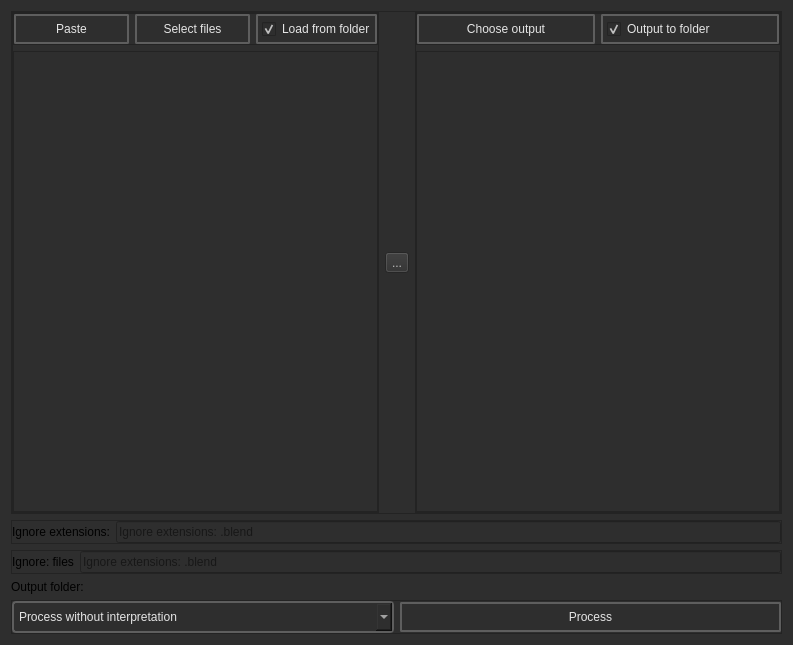
<?xml version="1.0" encoding="UTF-8"?>
<ui version="4.0">
 <class>BatchCreator_process_Dialog</class>
 <widget class="QDialog" name="BatchCreator_process_Dialog">
  <property name="geometry">
   <rect>
    <x>0</x>
    <y>0</y>
    <width>793</width>
    <height>645</height>
   </rect>
  </property>
  <property name="windowTitle">
   <string>Process options</string>
  </property>
  <property name="windowIcon">
   <iconset resource="../resources.qrc">
    <normaloff>:/icons/appicon.ico</normaloff>:/icons/appicon.ico</iconset>
  </property>
  <property name="styleSheet">
   <string notr="true">background-color: #2e2e2e;</string>
  </property>
  <layout class="QVBoxLayout" name="verticalLayout">
   <item>
    <widget class="QFrame" name="frame_4">
     <property name="frameShape">
      <enum>QFrame::Shape::StyledPanel</enum>
     </property>
     <property name="frameShadow">
      <enum>QFrame::Shadow::Raised</enum>
     </property>
     <layout class="QHBoxLayout" name="horizontalLayout">
      <property name="spacing">
       <number>6</number>
      </property>
      <property name="leftMargin">
       <number>0</number>
      </property>
      <property name="topMargin">
       <number>0</number>
      </property>
      <property name="rightMargin">
       <number>0</number>
      </property>
      <property name="bottomMargin">
       <number>0</number>
      </property>
      <item>
       <widget class="QFrame" name="frame_3">
        <property name="frameShape">
         <enum>QFrame::Shape::StyledPanel</enum>
        </property>
        <property name="frameShadow">
         <enum>QFrame::Shadow::Raised</enum>
        </property>
        <layout class="QVBoxLayout" name="verticalLayout_3">
         <property name="spacing">
          <number>6</number>
         </property>
         <property name="leftMargin">
          <number>0</number>
         </property>
         <property name="topMargin">
          <number>0</number>
         </property>
         <property name="rightMargin">
          <number>0</number>
         </property>
         <property name="bottomMargin">
          <number>0</number>
         </property>
         <item>
          <widget class="QFrame" name="frame_5">
           <property name="frameShape">
            <enum>QFrame::Shape::StyledPanel</enum>
           </property>
           <property name="frameShadow">
            <enum>QFrame::Shadow::Raised</enum>
           </property>
           <layout class="QHBoxLayout" name="horizontalLayout_3">
            <property name="leftMargin">
             <number>0</number>
            </property>
            <property name="topMargin">
             <number>0</number>
            </property>
            <property name="rightMargin">
             <number>0</number>
            </property>
            <property name="bottomMargin">
             <number>0</number>
            </property>
            <item>
             <widget class="QPushButton" name="paste_files_to_process_button">
              <property name="styleSheet">
               <string notr="true">    QPushButton {

        font: 580 9pt &quot;Segoe UI&quot;;
	

        border: 2px solid black;
        border-radius: 2px;
        border-color: rgba(94, 94, 94, 255);
        height:22px;
        padding-top: 2px;
        padding-bottom:2px;
        padding-left: 4px;
        padding-right: 4px;
        color: #e5e5e5;
        background-color: #2e2e2e;
    }
    QPushButton:hover {
        background-color: #515965;
        color: white;
    }
    QPushButton:pressed {
        background-color: red;
        background-color: #2e2e2e;
        margin: 1 px;
        margin-left: 2px;
        margin-right: 2px;

    }
QPushButton:disabled {
color: gray;
 background-color: #3d3d3d;
}</string>
              </property>
              <property name="text">
               <string>Paste</string>
              </property>
             </widget>
            </item>
            <item>
             <widget class="QPushButton" name="select_files_to_process_button">
              <property name="styleSheet">
               <string notr="true">    QPushButton {

        font: 580 9pt &quot;Segoe UI&quot;;
	

        border: 2px solid black;
        border-radius: 2px;
        border-color: rgba(94, 94, 94, 255);
        height:22px;
        padding-top: 2px;
        padding-bottom:2px;
        padding-left: 4px;
        padding-right: 4px;
        color: #e5e5e5;
        background-color: #2e2e2e;
    }
    QPushButton:hover {
        background-color: #515965;
        color: white;
    }
    QPushButton:pressed {
        background-color: red;
        background-color: #2e2e2e;
        margin: 1 px;
        margin-left: 2px;
        margin-right: 2px;

    }
QPushButton:disabled {
color: gray;
 background-color: #3d3d3d;
}</string>
              </property>
              <property name="text">
               <string>Select files</string>
              </property>
             </widget>
            </item>
            <item>
             <widget class="QCheckBox" name="load_from_the_folder_checkBox">
              <property name="focusPolicy">
               <enum>Qt::FocusPolicy::NoFocus</enum>
              </property>
              <property name="styleSheet">
               <string notr="true">QCheckBox {

        font: 580 10pt &quot;Segoe UI&quot;;

        border: 2px solid black;
        border-radius: 2px;
        border-color: rgba(94, 94, 94, 255);
        height:22px;
        padding-top: 2px;
        padding-bottom:2px;
        padding-left: 4px;
        padding-right: 4px;
        color: #e5e5e5;
        background-color: #2e2e2e;
    }
    QCheckBox:hover {
        background-color: #515965;
        color: white;
    }
    QCheckBox:pressed {

    }

QCheckBox:disabled {
color: gray;
 background-color: #3d3d3d;
}</string>
              </property>
              <property name="text">
               <string>Load from folder</string>
              </property>
              <property name="iconSize">
               <size>
                <width>20</width>
                <height>20</height>
               </size>
              </property>
              <property name="checked">
               <bool>true</bool>
              </property>
             </widget>
            </item>
           </layout>
          </widget>
         </item>
         <item>
          <widget class="QListWidget" name="Input_files_preview_scrollarea">
           <property name="alternatingRowColors">
            <bool>true</bool>
           </property>
           <property name="selectionMode">
            <enum>QAbstractItemView::SelectionMode::ContiguousSelection</enum>
           </property>
          </widget>
         </item>
        </layout>
       </widget>
      </item>
      <item>
       <widget class="QToolButton" name="toolButton">
        <property name="enabled">
         <bool>false</bool>
        </property>
        <property name="text">
         <string>...</string>
        </property>
        <property name="icon">
         <iconset resource="../resources.qrc">
          <normaloff>:/icons/arrow_forward_24dp.svg</normaloff>:/icons/arrow_forward_24dp.svg</iconset>
        </property>
        <property name="iconSize">
         <size>
          <width>16</width>
          <height>16</height>
         </size>
        </property>
       </widget>
      </item>
      <item>
       <widget class="QFrame" name="frame_2">
        <property name="frameShape">
         <enum>QFrame::Shape::StyledPanel</enum>
        </property>
        <property name="frameShadow">
         <enum>QFrame::Shadow::Raised</enum>
        </property>
        <layout class="QVBoxLayout" name="verticalLayout_2">
         <property name="leftMargin">
          <number>0</number>
         </property>
         <property name="topMargin">
          <number>0</number>
         </property>
         <property name="rightMargin">
          <number>0</number>
         </property>
         <property name="bottomMargin">
          <number>0</number>
         </property>
         <item>
          <widget class="QFrame" name="frame_6">
           <property name="frameShape">
            <enum>QFrame::Shape::StyledPanel</enum>
           </property>
           <property name="frameShadow">
            <enum>QFrame::Shadow::Raised</enum>
           </property>
           <layout class="QHBoxLayout" name="horizontalLayout_4">
            <property name="leftMargin">
             <number>0</number>
            </property>
            <property name="topMargin">
             <number>0</number>
            </property>
            <property name="rightMargin">
             <number>0</number>
            </property>
            <property name="bottomMargin">
             <number>0</number>
            </property>
            <item>
             <widget class="QPushButton" name="choose_output_button">
              <property name="styleSheet">
               <string notr="true">    QPushButton {

        font: 580 9pt &quot;Segoe UI&quot;;
	

        border: 2px solid black;
        border-radius: 2px;
        border-color: rgba(94, 94, 94, 255);
        height:22px;
        padding-top: 2px;
        padding-bottom:2px;
        padding-left: 4px;
        padding-right: 4px;
        color: #e5e5e5;
        background-color: #2e2e2e;
    }
    QPushButton:hover {
        background-color: #515965;
        color: white;
    }
    QPushButton:pressed {
        background-color: red;
        background-color: #2e2e2e;
        margin: 1 px;
        margin-left: 2px;
        margin-right: 2px;

    }
QPushButton:disabled {
color: gray;
 background-color: #3d3d3d;
}</string>
              </property>
              <property name="text">
               <string>Choose output</string>
              </property>
             </widget>
            </item>
            <item>
             <widget class="QCheckBox" name="output_to_the_folder_checkBox">
              <property name="styleSheet">
               <string notr="true">QCheckBox {

        font: 580 10pt &quot;Segoe UI&quot;;

        border: 2px solid black;
        border-radius: 2px;
        border-color: rgba(94, 94, 94, 255);
        height:22px;
        padding-top: 2px;
        padding-bottom:2px;
        padding-left: 4px;
        padding-right: 4px;
        color: #e5e5e5;
        background-color: #2e2e2e;
    }
    QCheckBox:hover {
        background-color: #515965;
        color: white;
    }
    QCheckBox:pressed {

    }

QCheckBox:disabled {
color: gray;
 background-color: #3d3d3d;
}</string>
              </property>
              <property name="text">
               <string>Output to folder</string>
              </property>
              <property name="iconSize">
               <size>
                <width>20</width>
                <height>20</height>
               </size>
              </property>
              <property name="checked">
               <bool>true</bool>
              </property>
             </widget>
            </item>
           </layout>
          </widget>
         </item>
         <item>
          <widget class="QListWidget" name="output_files_preview_scrollarea">
           <property name="alternatingRowColors">
            <bool>true</bool>
           </property>
          </widget>
         </item>
        </layout>
       </widget>
      </item>
     </layout>
    </widget>
   </item>
   <item>
    <widget class="QFrame" name="frame_7">
     <property name="frameShape">
      <enum>QFrame::Shape::StyledPanel</enum>
     </property>
     <property name="frameShadow">
      <enum>QFrame::Shadow::Raised</enum>
     </property>
     <layout class="QHBoxLayout" name="horizontalLayout_5">
      <property name="leftMargin">
       <number>0</number>
      </property>
      <property name="topMargin">
       <number>0</number>
      </property>
      <property name="rightMargin">
       <number>0</number>
      </property>
      <property name="bottomMargin">
       <number>0</number>
      </property>
      <item>
       <widget class="QLabel" name="label">
        <property name="text">
         <string>Ignore extensions:</string>
        </property>
       </widget>
      </item>
      <item>
       <widget class="QLineEdit" name="ignore_extensions_lineEdit">
        <property name="placeholderText">
         <string>Ignore extensions: .blend</string>
        </property>
       </widget>
      </item>
     </layout>
    </widget>
   </item>
   <item>
    <widget class="QFrame" name="frame_8">
     <property name="frameShape">
      <enum>QFrame::Shape::StyledPanel</enum>
     </property>
     <property name="frameShadow">
      <enum>QFrame::Shadow::Raised</enum>
     </property>
     <layout class="QHBoxLayout" name="horizontalLayout_6">
      <property name="leftMargin">
       <number>0</number>
      </property>
      <property name="topMargin">
       <number>0</number>
      </property>
      <property name="rightMargin">
       <number>0</number>
      </property>
      <property name="bottomMargin">
       <number>0</number>
      </property>
      <item>
       <widget class="QLabel" name="label_2">
        <property name="text">
         <string>Ignore: files</string>
        </property>
       </widget>
      </item>
      <item>
       <widget class="QLineEdit" name="ignore_files_lineEdit">
        <property name="placeholderText">
         <string>Ignore extensions: .blend</string>
        </property>
       </widget>
      </item>
     </layout>
    </widget>
   </item>
   <item>
    <widget class="QLabel" name="output_folder">
     <property name="text">
      <string>Output folder:</string>
     </property>
    </widget>
   </item>
   <item>
    <widget class="QFrame" name="frame">
     <property name="frameShape">
      <enum>QFrame::Shape::StyledPanel</enum>
     </property>
     <property name="frameShadow">
      <enum>QFrame::Shadow::Raised</enum>
     </property>
     <layout class="QHBoxLayout" name="horizontalLayout_2">
      <property name="leftMargin">
       <number>0</number>
      </property>
      <property name="topMargin">
       <number>0</number>
      </property>
      <property name="rightMargin">
       <number>0</number>
      </property>
      <property name="bottomMargin">
       <number>0</number>
      </property>
      <item>
       <widget class="QComboBox" name="algorithm_select_comboBox">
        <property name="styleSheet">
         <string notr="true">
QComboBox {
    font: 700 10pt &quot;Segoe UI&quot;;
    border: 2px solid black;
    border-radius: 4px;
    border-color: rgba(94, 94, 94, 255);
    height: 18px;
    padding-top: 5px;
    padding-bottom: 5px;
    color: #e5e5e5;
    background-color: #2e2e2e;
    padding-left: 5px;
}

QComboBox:hover {
    background-color: #515965;
    color: white;
}

QComboBox:pressed {
    background-color: #3f4041;
    color: white;
}

QComboBox:item {
    font: 600 12pt &quot;Segoe UI&quot;;
    color: #e5e5e5;
    padding-left: 5px;
    background-color: #2e2e2e;
    border-style: none;
}

QComboBox::drop-down {
    color: #e5e5e5;
    padding: 2px;
    background: url(://icons/arrow_drop_down_16dp.svg) no-repeat center;
    border-bottom: 0px solid black;
    border-top: 0px solid black;
    border-right: 0px;
    border-left: 2px solid;
    margin-left: 5px;
    padding: 5px;
    width: 7px;
    border-color: rgba(94, 94, 94, 255);
    background-color: #2e2e2e;
}

/* Style the drop-down list view */
QComboBox QAbstractItemView {
    border: 2px solid gray;
    border-color: rgba(94, 94, 94, 255);
    selection-background-color: #515965;
    background-color: #2e2e2e;
}

/* Style individual items in the drop-down list */
QComboBox QAbstractItemView::item {
    height: 16px; /* Set the height of each item */
    padding: 4px; /* Add padding to each item */
    padding-left: 5px;
    padding-right: 5px;
    color: #ff939393;
    border-style: none;
    border-bottom: 0.5px solid black;
    border-color: rgba(255, 255, 255, 10);
}

/* Style the selected item in the drop-down list */
QComboBox QAbstractItemView::item:selected {
    height: 16px; /* Set the height of each item */
    padding: 4px; /* Add padding to each item */
    padding-left: 5px;
    padding-right: 5px;
    background-color: #515965;
    color: white;
    border: none; /* Remove border */
    outline: none; /* Remove outline */
}

/* -------------------------- */</string>
        </property>
        <item>
         <property name="text">
          <string>Process without interpretation</string>
         </property>
        </item>
        <item>
         <property name="text">
          <string>Remove underscore from the end</string>
         </property>
        </item>
       </widget>
      </item>
      <item>
       <widget class="QPushButton" name="process_button">
        <property name="styleSheet">
         <string notr="true">    QPushButton {

        font: 580 9pt &quot;Segoe UI&quot;;
	

        border: 2px solid black;
        border-radius: 2px;
        border-color: rgba(94, 94, 94, 255);
        height:22px;
        padding-top: 2px;
        padding-bottom:2px;
        padding-left: 4px;
        padding-right: 4px;
        color: #e5e5e5;
        background-color: #2e2e2e;
    }
    QPushButton:hover {
        background-color: #515965;
        color: white;
    }
    QPushButton:pressed {
        background-color: red;
        background-color: #2e2e2e;
        margin: 1 px;
        margin-left: 2px;
        margin-right: 2px;

    }
QPushButton:disabled {
color: gray;
 background-color: #3d3d3d;
}</string>
        </property>
        <property name="text">
         <string>Process</string>
        </property>
        <property name="icon">
         <iconset resource="../resources.qrc">
          <normaloff>:/icons/tab_move_24dp.svg</normaloff>:/icons/tab_move_24dp.svg</iconset>
        </property>
        <property name="iconSize">
         <size>
          <width>20</width>
          <height>20</height>
         </size>
        </property>
       </widget>
      </item>
     </layout>
    </widget>
   </item>
  </layout>
 </widget>
 <resources>
  <include location="../resources.qrc"/>
 </resources>
 <connections/>
</ui>
